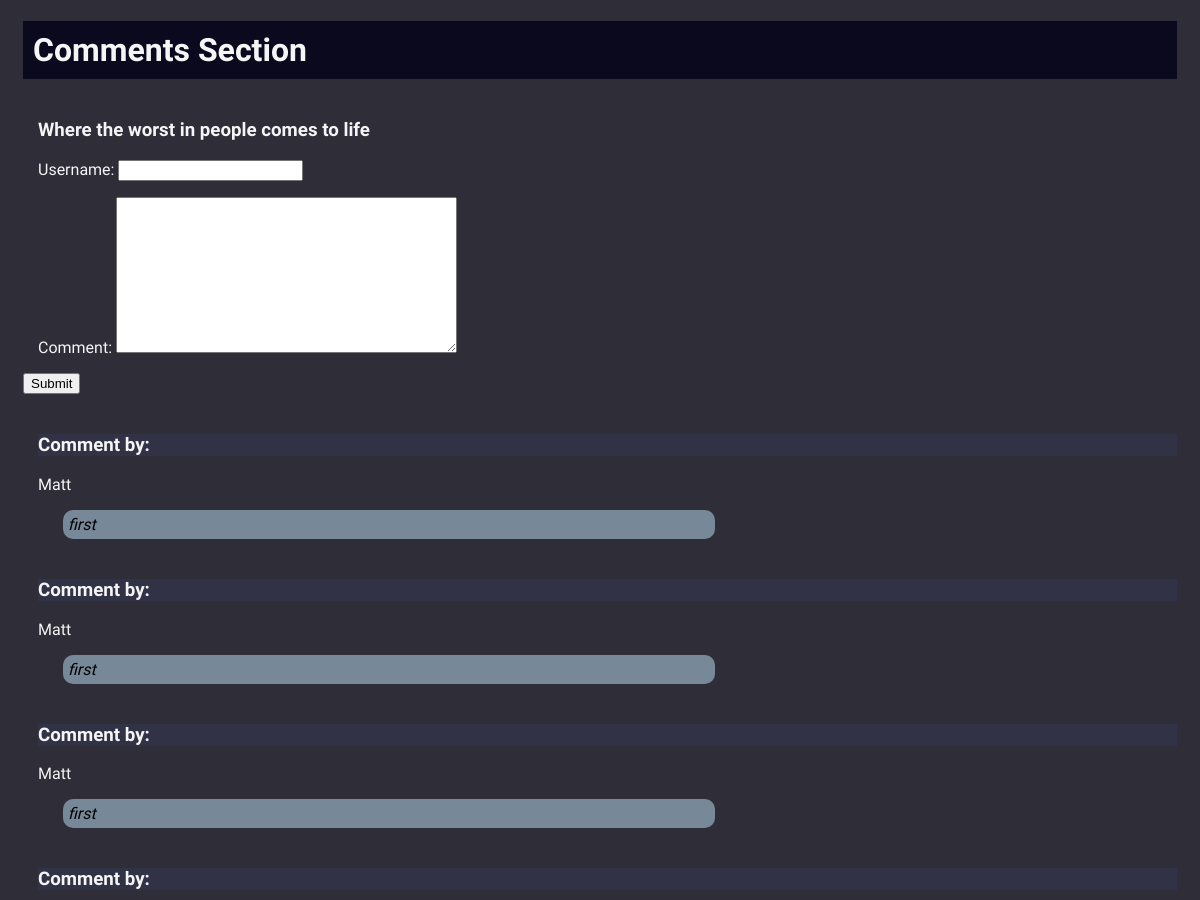
The app's page /comments/ (upper part), older data.
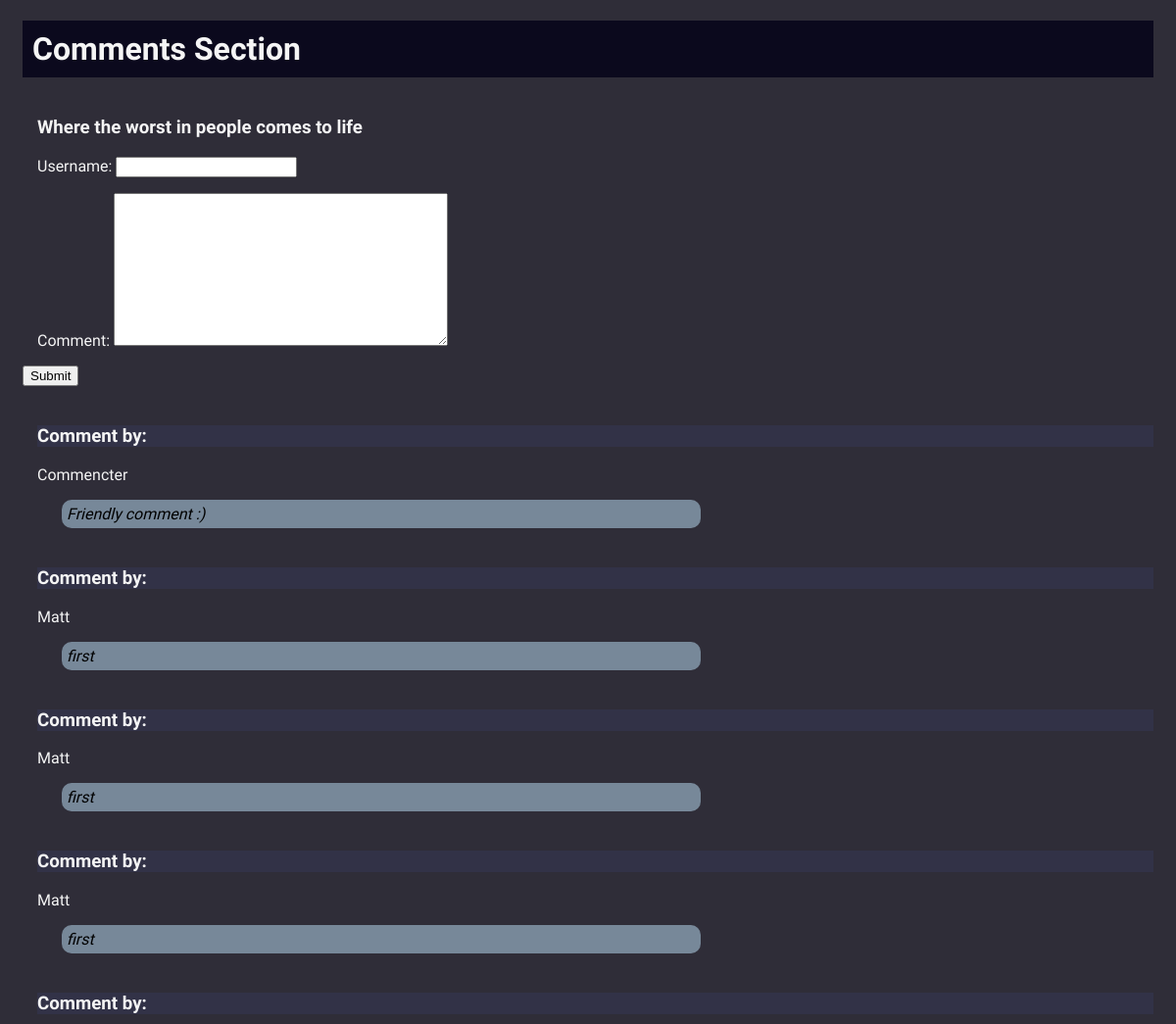
The same page, newer data.
### commentspage/models.py (models this page shows)
class Comment(models.Model):
    username = models.CharField(max_length=128)
    comment = models.TextField(max_length=300)

### commentspage/views.py (the view, shortened to what this page needs)
def comment_views(request):
    form = forms.CommentForm()
    return render(request, 'commentspage_templates/comments.html', {'commentlist':Comment.objects.order_by('username'), 'form':form})

### commentspage/forms.py
class CommentForm(forms.ModelForm):
    class Meta:
        model = Comment
        fields = "__all__"

### templates/commentspage_templates/comments.html (shortened to what this page needs)
<!DOCTYPE html>
{% extends 'commentspage_templates/base.html' %}
{% block body_block %}
    <h1>Comments Section</h1>
    <h3>Where the worst in people comes to life</h3>
    <form method="post">
        {{ form.as_p }}
        <input type="submit" value="Submit">
    </form>
    {% if commentlist %}
        {% for comment in commentlist %}
            <h3 class="commentheading" style="border: 0px; background-color: rgb(50, 50, 71);">Comment by:</h3>
            <p>{{ comment.username }}</p>
            <p class="mattthoughts">{{ comment.comment }}</p>
        {% endfor %}
    {% else %}
        <p><strong>No comments found</strong></p>
    {% endif %}
{% endblock %}

### templates/commentspage_templates/base.html (shortened to what this page needs)
<!DOCTYPE html>
{% load staticfiles %}
<html lang="en">
<head>
    <link rel="stylesheet" href="{% static 'main_app/css/SNES.css' %}">
</head>
<body>
    <div class="container">
        {% block body_block %}{% endblock %}
    </div>
</body>
</html>

### static/main_app/css/SNES.css (style rules this page uses)
body { font-family: 'Raleway', sans-serif; background-color: rgb(47, 45, 56); color: whitesmoke; }
h1 { background-color: rgb(11, 9, 29); padding: 10px; }
h3 { margin-left: 15px; margin-top: 40px; }
p { margin-left: 15px; }
.container { margin: 15px; }
.mattthoughts { margin-left: 40px; margin-right: 40%; background-color: lightslategray; font-style: italic; color: black; padding: 5px; border-radius: 10px; }
.commentheading { background-color: rgb(50, 50, 71); }

Row changes from the older to the newer data that the page shows:
added Comment: username "Commencter", comment "Friendly comment :)"
